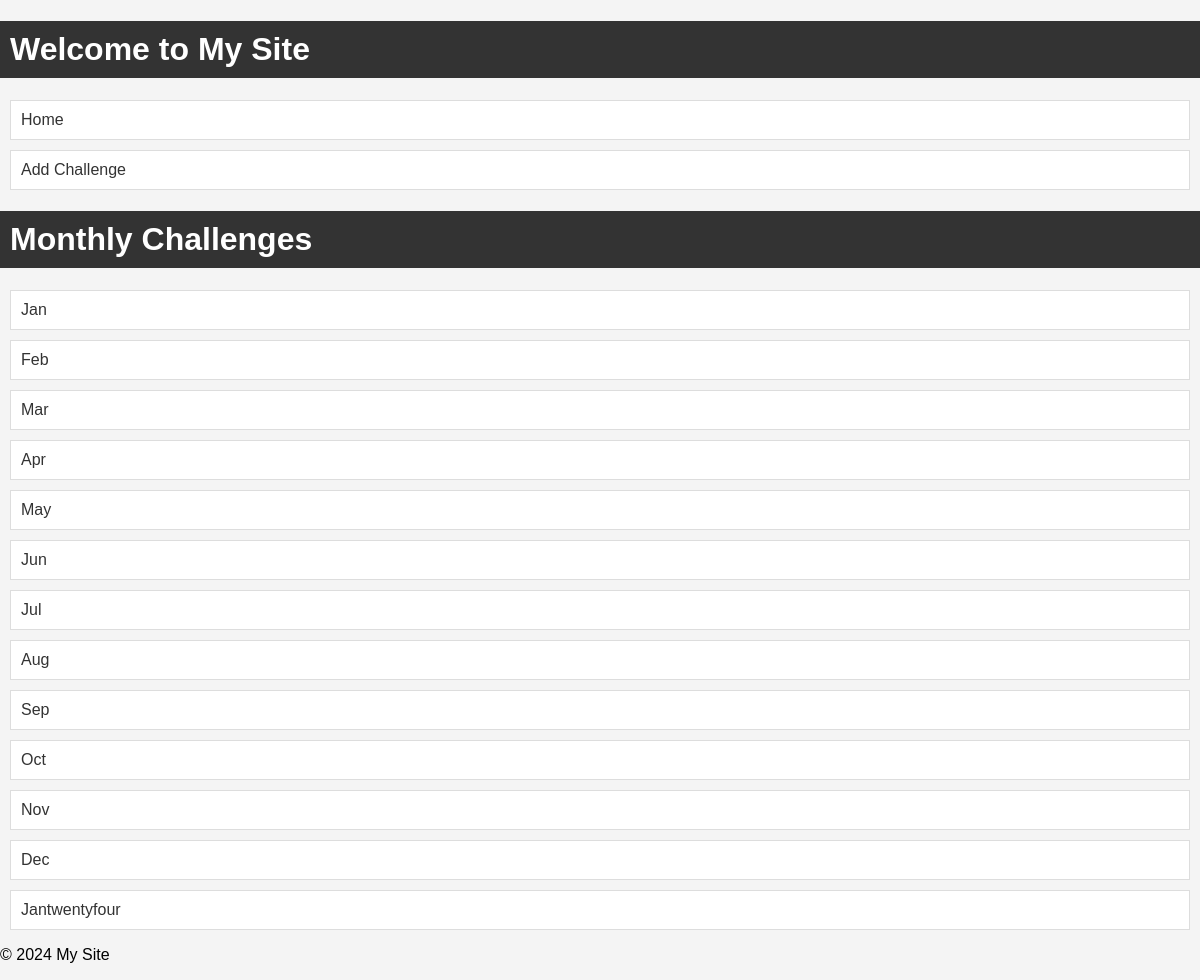
/, run on an earlier commit of the app's database.
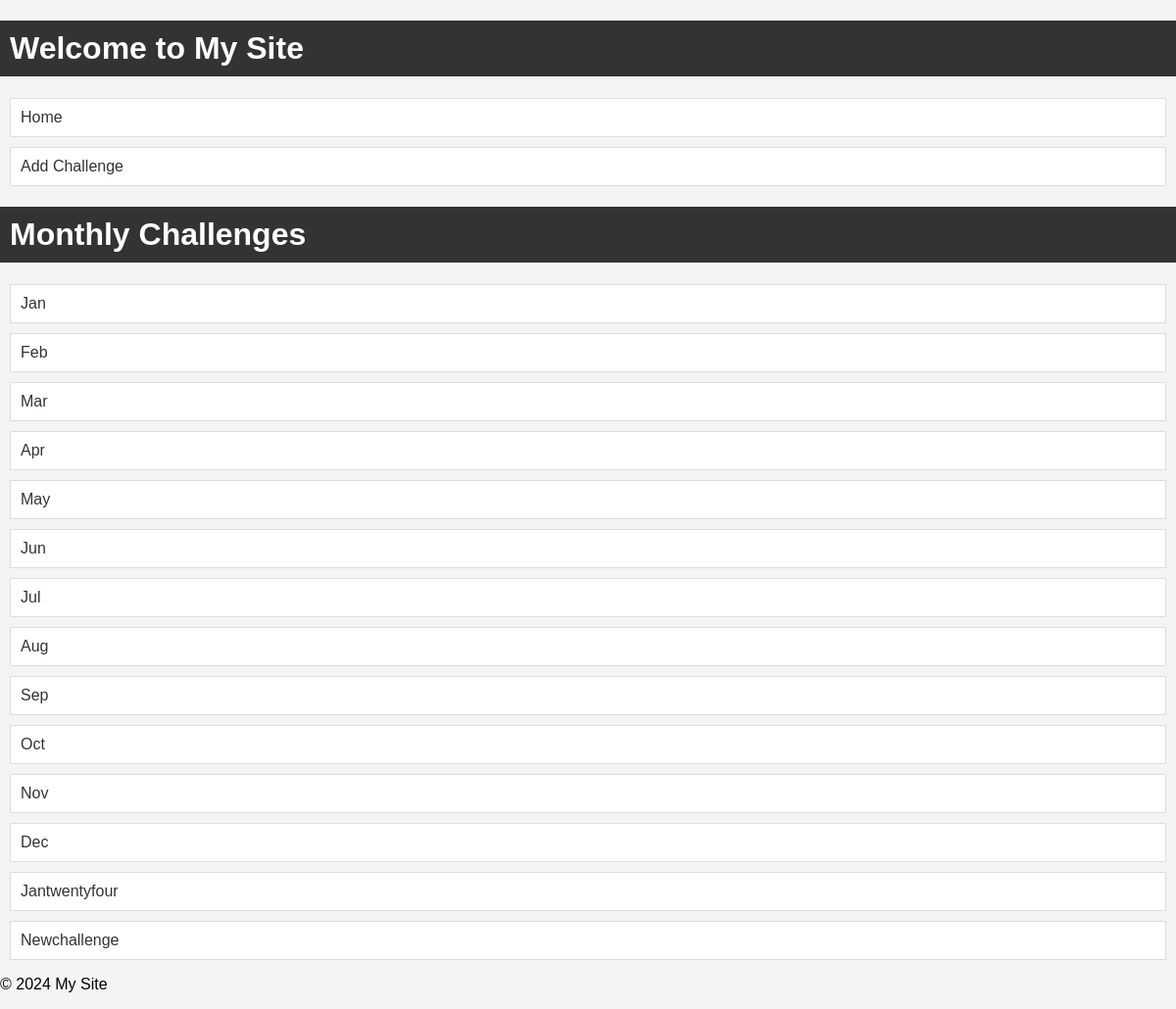
And on a later commit of the database.
### challenges/models.py (models this page shows, shortened)
class MonthlyChallenge(models.Model):
    month = models.CharField(max_length=20, unique=True)
    challenge_text = models.TextField()

### challenges/views.py (the view)
# urls.py: path('', views.index, name='index'),
def index(request):
    challenges = MonthlyChallenge.objects.all()
    return render(request, 'challenges/index.html', {'challenges': challenges})

### challenges/templatetags/challenges_filters.py (called while the page is built)
@register.filter(name='capitalize')
def capitalize(value):
    return value.capitalize()

### challenges/templates/challenges/index.html (shortened to what this page needs)
{% extends "challenges/base.html"  %}
{% load challenges_filters %}
{% block content %}
<h1>Monthly Challenges</h1>
<ul>
    {% for challenge in challenges %}
    <li>
        <a href="{% url 'monthly_challenge' month=challenge.month %}">{{ challenge.month|capitalize }}</a>
    </li>
    {% endfor %}
</ul>
{% endblock %}

### challenges/templates/challenges/base.html (shortened to what this page needs)
<!DOCTYPE html>
<html>
<head>
    {% load static %}
    <link rel="stylesheet" type="text/css" href="{% static 'challenges/styles.css' %}">
</head>
<body>
    <header>
        <h1>Welcome to My Site</h1>
        <nav>
            <ul>
                <li><a href="{% url 'index' %}">Home</a></li>
                <li><a href="{% url 'add_challenge' %}">Add Challenge</a></li>
            </ul>
        </nav>
    </header>
    <div>
        {% block content %}{% endblock %}
    </div>
    <footer>
        <p>&copy; 2024 My Site</p>
    </footer>
</body>
</html>

### challenges/static/challenges/styles.css (style rules this page uses)
body { font-family: Arial, sans-serif; background-color: #f4f4f4; margin: 0; padding: 0; }
h1 { background-color: #333; color: #fff; padding: 10px; }
ul { list-style-type: none; padding: 0; }
li { background-color: #fff; margin: 10px; padding: 10px; border: 1px solid #ddd; }
a { text-decoration: none; color: #333; }

What changed in the data, as far as the page shows it:
added MonthlyChallenge: month "Newchallenge"
